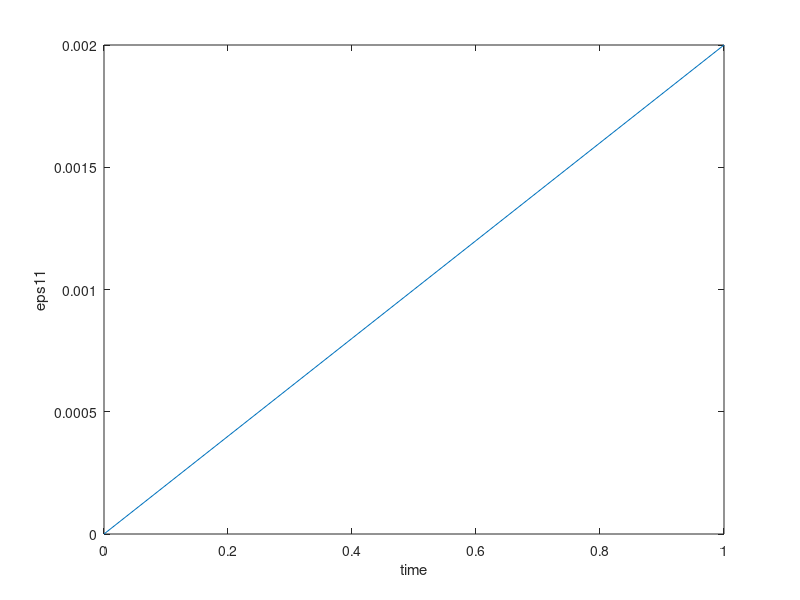
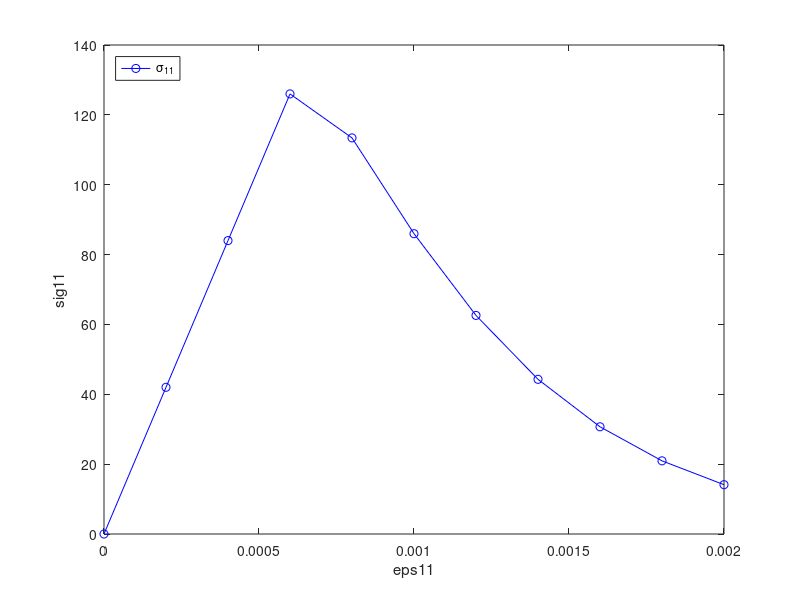
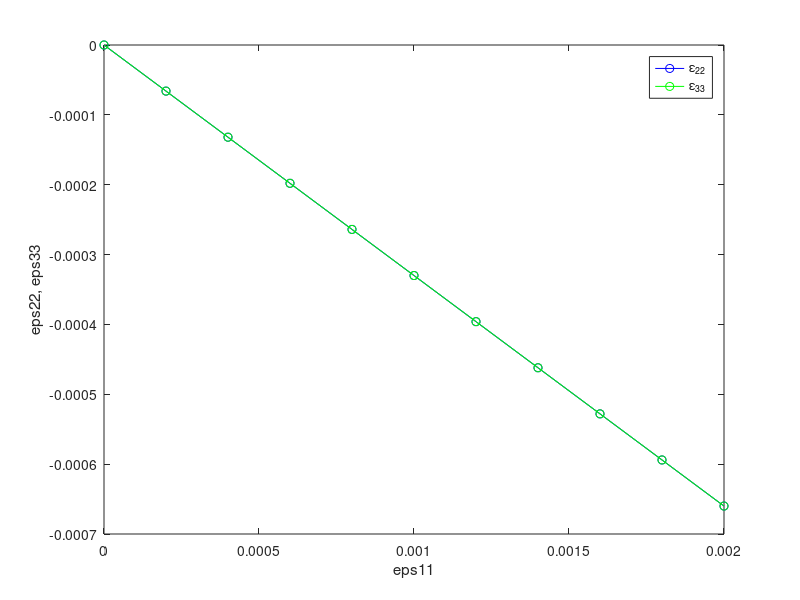

These charts were generated, in order, by the following MATLAB code:
A=load('Stress.txt');
Stress = A(:,2);
Time  = A(:,1);


B = load('e11.txt');
strain_11 = B(:,2);


C = load('e22.txt');
strain_22 = C(:,2);

D = load('e33.txt');
strain_33 = D(:,2);


figure(1)
plot(Time,strain_11) 
xlabel('time')
ylabel('eps11')


figure(2)
plot(strain_11,Stress,'-o','color','b') 
legend('\sigma_{11}','Ref.','Location','NorthWest')
xlabel('eps11')
ylabel('sig11')


figure(3)
plot(strain_11,strain_22,'-o','color','b')
hold on
plot(strain_11,strain_33,'-o','color','g')
legend('\epsilon_{22}','\epsilon_{33}','Ref.','Location','NorthEast')
xlabel('eps11')
ylabel('eps22, eps33')